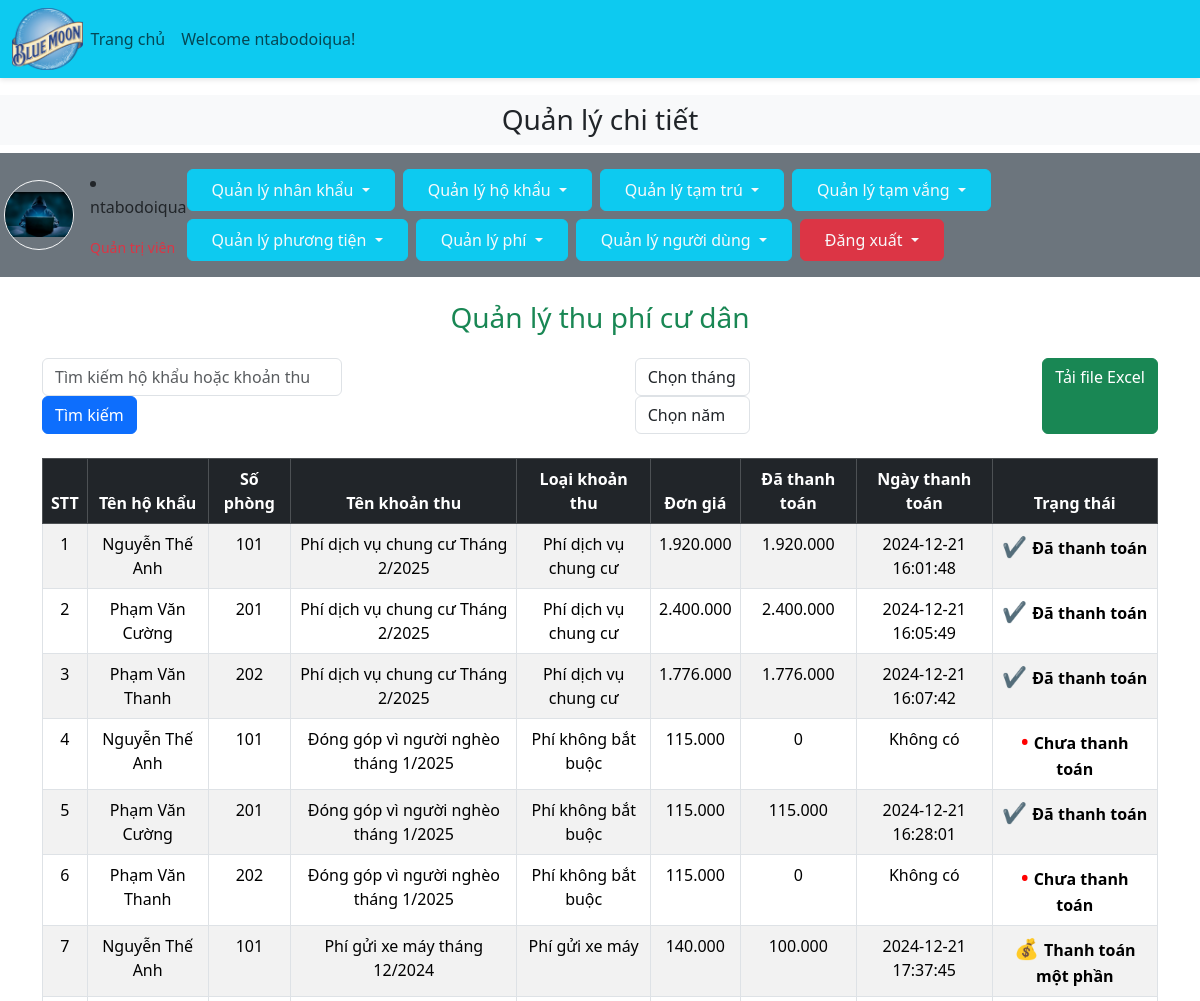
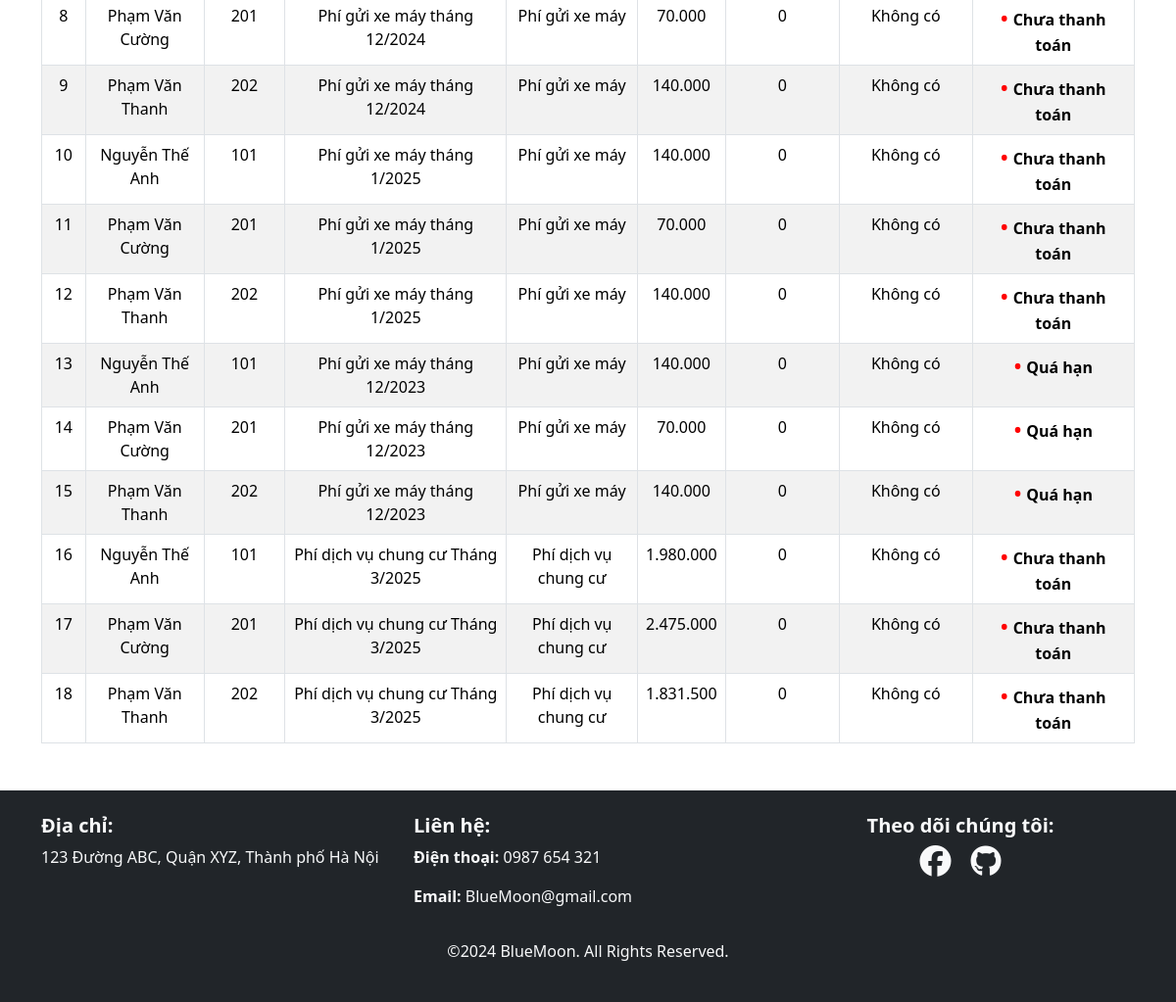
Before: /admin_area/index.php?statistic_payments (signed in) with the older database file (2 pictures, top to bottom).
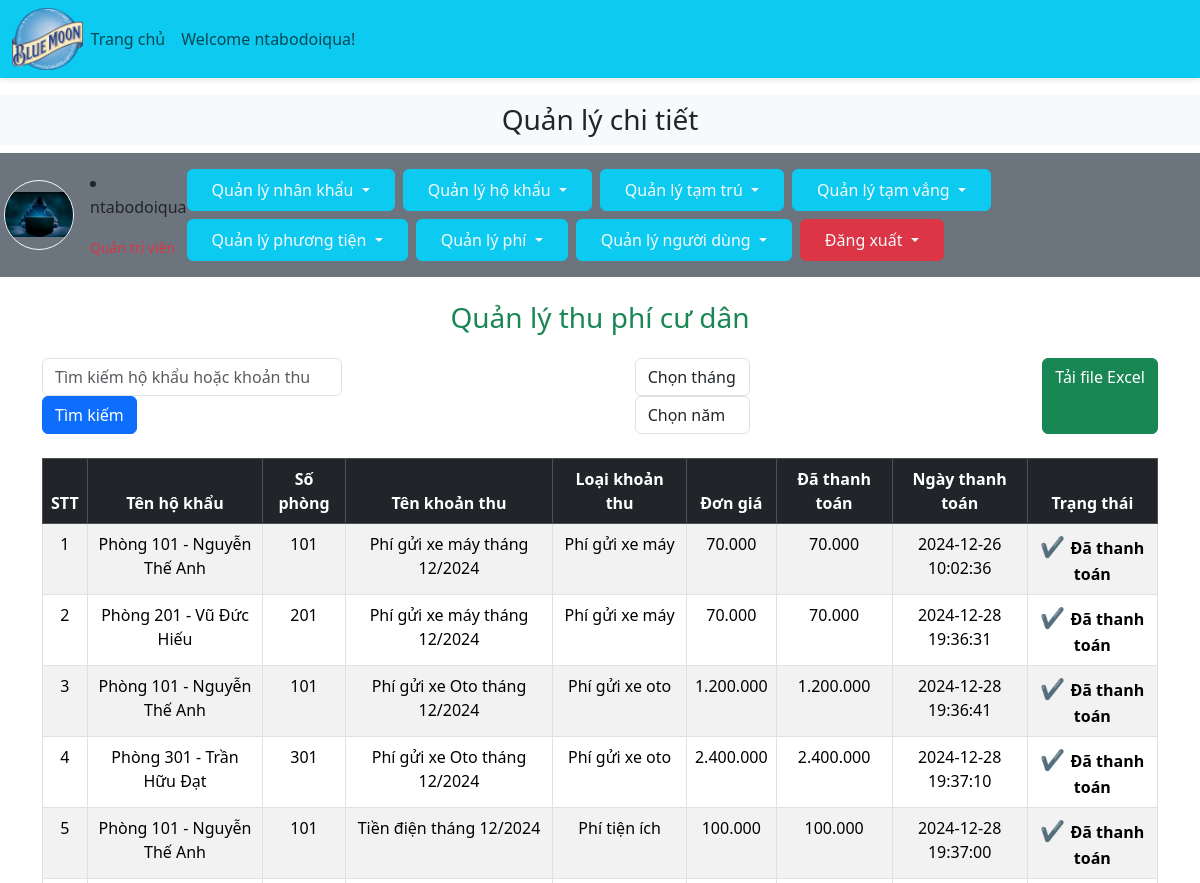
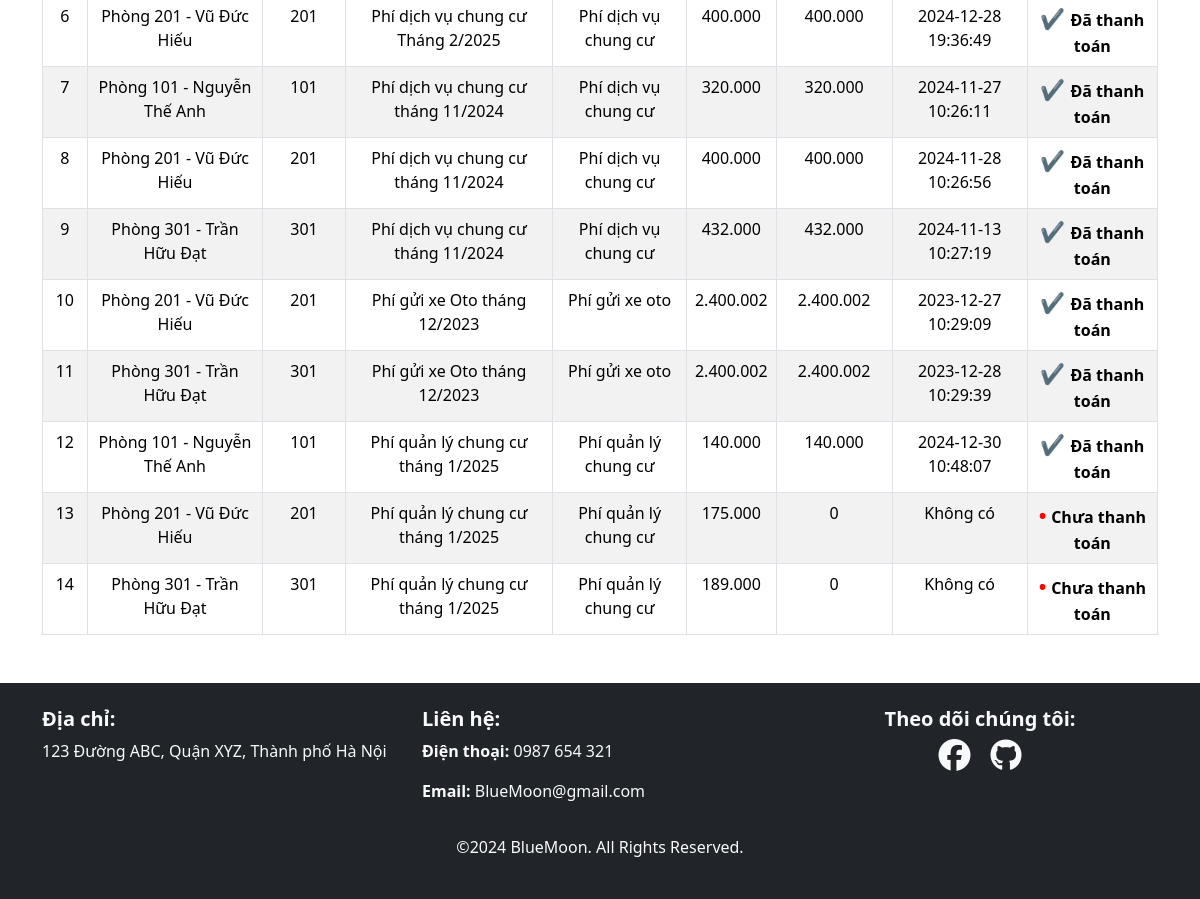
After: the same page with the newer database file (2 pictures, top to bottom).
### tables this page shows
CREATE TABLE `payments` (
  `payment_id` int(11) NOT NULL,
  `fee_id` int(11) NOT NULL,
  `apartment_id` int(11) NOT NULL,
  `amount_due` double NOT NULL,
  `amount_paid` double NOT NULL,
  `payment_date` datetime DEFAULT NULL,
  `status` varchar(50) NOT NULL
);

CREATE TABLE `apartments` (
  `apartment_id` int(11) NOT NULL,
  `apartment_name` varchar(50) NOT NULL,
  `apartment_num` int(11) NOT NULL,
  `apartment_area` int(11) NOT NULL,
  `owner_id` int(11) NOT NULL,
  `curr_living` int(11) NOT NULL,
  `is_left` tinyint(1) NOT NULL,
  `apartment_type` varchar(50) NOT NULL,
  `apartment_ngaylap` date DEFAULT NULL,
  `apartment_ngayroi` date DEFAULT NULL
);

CREATE TABLE `fees` (
  `fee_id` int(11) NOT NULL,
  `type_id` int(11) NOT NULL,
  `fee_additional_amount` int(11) NOT NULL,
  `fee_name` varchar(255) NOT NULL,
  `fee_image` varchar(255) NOT NULL,
  `fee_start_date` date NOT NULL,
  `fee_due_date` date NOT NULL
);

CREATE TABLE `type_fee` (
  `type_id` int(11) NOT NULL,
  `type_name` varchar(255) NOT NULL,
  `type_rate` int(11) NOT NULL
);

### admin_area/statistic_payments.php (the view, shortened to what this page needs)
<h3 class="text-center text-success my-4">Quản lý thu phí cư dân</h3>
<div class="d-flex justify-content-between mb-4">
    <form class="form-inline" method="GET" action="index.php">
        <input type="text" name="search" class="form-control mr-2" placeholder="Tìm kiếm hộ khẩu hoặc khoản thu" value="<?php echo isset($_GET['search']) ? $_GET['search'] : ''; ?>" style="width: 300px">
        <button type="submit" class="btn btn-primary">Tìm kiếm</button>
    </form>
    <form method="GET" action="index.php">
    <select name="month_filter" class="form-control" onchange="this.form.submit()">
        <option value="">Chọn tháng</option>
    </select>
    <select name="year_filter" class="form-control" onchange="this.form.submit()">
        <option value="">Chọn năm</option>
    </select>
</form>
<a href="export_payments.php" class="btn btn-success">Tải file Excel</a>
</div>
<table class="table table-bordered table-hover table-striped mt-3">
    <thead class="table-dark">
        <tr class="text-center">
            <th>STT</th>
            <th>Tên hộ khẩu</th>
            <th>Số phòng</th>
            <th>Tên khoản thu</th>
            <th>Loại khoản thu</th>
            <th>Đơn giá</th>
            <th>Đã thanh toán</th>
            <th>Ngày thanh toán</th>
            <th>Trạng thái</th>
        </tr>
    </thead>
    <tbody class="bg-secondary text-light">
        <?php
        $query_conditions = "";
        $get_payments="SELECT payments.*, apartments.apartment_name, apartments.apartment_num, fees.fee_name, fees.fee_due_date, type_fee.type_name
                        FROM payments
                        INNER JOIN apartments ON payments.apartment_id = apartments.apartment_id
                        INNER JOIN fees ON payments.fee_id = fees.fee_id
                        INNER JOIN type_fee ON fees.type_id = type_fee.type_id
                        WHERE 1=1 $query_conditions";
        $result=mysqli_query($con,$get_payments);
        $row_count=mysqli_num_rows($result);
        if($row_count==0){
            echo "<tr><td colspan='9' class='bg-danger text-center'>Không có dữ liệu phù hợp!</td></tr>";
        } else {
            $number = 0;
            while($row_data=mysqli_fetch_assoc($result)){
                $number++;
                $status = "";
                $due_date = $row_data['fee_due_date'];
                $amount_due = $row_data['amount_due'];
                $amount_paid = $row_data['amount_paid'];
                $payment_date = $amount_paid ? $row_data['payment_date'] : "Không có";
                if ($amount_paid == $amount_due) {
                    $status = "Đã thanh toán";
                    $status_class = "green";
                } else if (strtotime($due_date) < strtotime(date('Y-m-d'))) {
                    $status = "Quá hạn";
                    $status_class = "red";
                } else if ($amount_paid == 0){
                    $status = "Chưa thanh toán";
                    $status_class = "red";
                } else {
                    $status = "Thanh toán một phần";
                    $status_class = "yellow";
                }
        ?>
        <tr class="text-center">
            <td><?php echo $number; ?></td>
            <td><?php echo $row_data['apartment_name']; ?></td>
            <td><?php echo $row_data['apartment_num']; ?></td>
            <td><?php echo $row_data['fee_name']; ?></td>
            <td><?php echo $row_data['type_name']; ?></td>
            <td><?php echo number_format($amount_due,0,',','.'); ?></td>
            <td><?php echo number_format($amount_paid,0,',','.'); ?></td>
            <td><?php echo $payment_date; ?></td>
            <td class="<?php echo $status_class; ?>"><?php echo $status; ?></td>
        </tr>
        <?php
            }
        }
        ?>
    </tbody>
</table>

Changed rows visible on the page:
removed payments: apartment.apartment_name "Nguyễn Thế Anh", apartment.apartment_num "101", fee.fee_name "Phí dịch vụ chung cư Tháng 2/2025", type_fee.type_name "Phí dịch vụ chung cư", amount_due "1.920.000", amount_paid "1.920.000", payment_date "2024-12-21 16:01:48", status "Đã thanh toán"
removed payments: apartment.apartment_name "Phạm Văn Cường", apartment.apartment_num "201", fee.fee_name "Phí dịch vụ chung cư Tháng 2/2025", type_fee.type_name "Phí dịch vụ chung cư", amount_due "2.400.000", amount_paid "2.400.000", payment_date "2024-12-21 16:05:49", status "Đã thanh toán"
removed payments: apartment.apartment_name "Phạm Văn Thanh", apartment.apartment_num "202", fee.fee_name "Phí dịch vụ chung cư Tháng 2/2025", type_fee.type_name "Phí dịch vụ chung cư", amount_due "1.776.000", amount_paid "1.776.000", payment_date "2024-12-21 16:07:42", status "Đã thanh toán"
removed payments: apartment.apartment_name "Nguyễn Thế Anh", apartment.apartment_num "101", fee.fee_name "Đóng góp vì người nghèo tháng 1/2025", type_fee.type_name "Phí không bắt buộc", amount_due "115.000", amount_paid "0", amount_paid "Không có", amount_paid "Chưa thanh toán"
removed payments: apartment.apartment_name "Phạm Văn Cường", apartment.apartment_num "201", fee.fee_name "Đóng góp vì người nghèo tháng 1/2025", type_fee.type_name "Phí không bắt buộc", amount_due "115.000", amount_paid "115.000", payment_date "2024-12-21 16:28:01", status "Đã thanh toán"
removed payments: apartment.apartment_name "Nguyễn Thế Anh", apartment.apartment_num "101", fee.fee_name "Phí gửi xe máy tháng 12/2024", type_fee.type_name "Phí gửi xe máy", amount_due "140.000", amount_paid "100.000", payment_date "2024-12-21 17:37:45", amount_paid "Thanh toán một phần"
removed payments: apartment.apartment_name "Phạm Văn Thanh", apartment.apartment_num "202", fee.fee_name "Phí gửi xe máy tháng 12/2024", type_fee.type_name "Phí gửi xe máy", amount_due "140.000", amount_paid "0", amount_paid "Không có", amount_paid "Chưa thanh toán"
removed payments: apartment.apartment_name "Nguyễn Thế Anh", apartment.apartment_num "101", fee.fee_name "Phí gửi xe máy tháng 1/2025", type_fee.type_name "Phí gửi xe máy", amount_due "140.000", amount_paid "0", amount_paid "Không có", amount_paid "Chưa thanh toán"
removed payments: apartment.apartment_name "Phạm Văn Cường", apartment.apartment_num "201", fee.fee_name "Phí gửi xe máy tháng 1/2025", type_fee.type_name "Phí gửi xe máy", amount_due "70.000", amount_paid "0", amount_paid "Không có", amount_paid "Chưa thanh toán"
removed payments: apartment.apartment_name "Nguyễn Thế Anh", apartment.apartment_num "101", fee.fee_name "Phí gửi xe máy tháng 12/2023", type_fee.type_name "Phí gửi xe máy", amount_due "140.000", amount_paid "0", amount_paid "Không có", fee.fee_due_date "Quá hạn"
removed payments: apartment.apartment_name "Phạm Văn Thanh", apartment.apartment_num "202", fee.fee_name "Phí gửi xe máy tháng 12/2023", type_fee.type_name "Phí gửi xe máy", amount_due "140.000", amount_paid "0", amount_paid "Không có", fee.fee_due_date "Quá hạn"
removed payments: apartment.apartment_name "Nguyễn Thế Anh", apartment.apartment_num "101", fee.fee_name "Phí dịch vụ chung cư Tháng 3/2025", type_fee.type_name "Phí dịch vụ chung cư", amount_due "1.980.000", amount_paid "0", amount_paid "Không có", amount_paid "Chưa thanh toán"
removed payments: apartment.apartment_name "Phạm Văn Cường", apartment.apartment_num "201", fee.fee_name "Phí dịch vụ chung cư Tháng 3/2025", type_fee.type_name "Phí dịch vụ chung cư", amount_due "2.475.000", amount_paid "0", amount_paid "Không có", amount_paid "Chưa thanh toán"
removed payments: apartment.apartment_name "Phạm Văn Thanh", apartment.apartment_num "202", fee.fee_name "Phí dịch vụ chung cư Tháng 3/2025", type_fee.type_name "Phí dịch vụ chung cư", amount_due "1.831.500", amount_paid "0", amount_paid "Không có", amount_paid "Chưa thanh toán"
changed payments (number 1 of 14 on the later page): apartment.apartment_name "Phạm Văn Thanh" → "Phòng 101 - Nguyễn Thế Anh"; apartment.apartment_num "202" → "101"; fee.fee_name "Đóng góp vì người nghèo tháng 1/2025" → "Phí gửi xe máy tháng 12/2024"; type_fee.type_name "Phí không bắt buộc" → "Phí gửi xe máy"; amount_due "115.000" → "70.000"; amount_paid "0" → "70.000"; payment_date "Không có" → "2024-12-26 10:02:36"; status "Chưa thanh toán" → "Đã thanh toán"
added payments: apartment.apartment_name "Phòng 201 - Vũ Đức Hiếu", apartment.apartment_num "201", fee.fee_name "Phí gửi xe máy tháng 12/2024", type_fee.type_name "Phí gửi xe máy", amount_due "70.000", amount_paid "70.000", payment_date "2024-12-28 19:36:31", status "Đã thanh toán"
added payments: apartment.apartment_name "Phòng 101 - Nguyễn Thế Anh", apartment.apartment_num "101", fee.fee_name "Phí gửi xe Oto tháng 12/2024", type_fee.type_name "Phí gửi xe oto", amount_due "1.200.000", amount_paid "1.200.000", payment_date "2024-12-28 19:36:41", status "Đã thanh toán"
changed payments (number 4 of 14 on the later page): apartment.apartment_name "Phạm Văn Cường" → "Phòng 301 - Trần Hữu Đạt"; apartment.apartment_num "201" → "301"; fee.fee_name "Phí gửi xe máy tháng 12/2024" → "Phí gửi xe Oto tháng 12/2024"; type_fee.type_name "Phí gửi xe máy" → "Phí gửi xe oto"; amount_due "70.000" → "2.400.000"; amount_paid "0" → "2.400.000"; payment_date "Không có" → "2024-12-28 19:37:10"; status "Chưa thanh toán" → "Đã thanh toán"
changed payments: apartment.apartment_name "Phạm Văn Thanh" → "Phòng 101 - Nguyễn Thế Anh"; apartment.apartment_num "202" → "101"; fee.fee_name "Phí gửi xe máy tháng 1/2025" → "Tiền điện tháng 12/2024"; type_fee.type_name "Phí gửi xe máy" → "Phí tiện ích"; amount_due "140.000" → "100.000"; amount_paid "0" → "100.000"; payment_date "Không có" → "2024-12-28 19:37:00"; status "Chưa thanh toán" → "Đã thanh toán"
changed payments: apartment.apartment_name "Phạm Văn Cường" → "Phòng 201 - Vũ Đức Hiếu"; fee.fee_name "Phí gửi xe máy tháng 12/2023" → "Phí dịch vụ chung cư Tháng 2/2025"; type_fee.type_name "Phí gửi xe máy" → "Phí dịch vụ chung cư"; amount_due "70.000" → "400.000"; amount_paid "0" → "400.000"; payment_date "Không có" → "2024-12-28 19:36:49"; fee_id 20 → 9 (drawn); status "Quá hạn" → "Đã thanh toán"
added payments: apartment.apartment_name "Phòng 101 - Nguyễn Thế Anh", apartment.apartment_num "101", fee.fee_name "Phí dịch vụ chung cư tháng 11/2024", type_fee.type_name "Phí dịch vụ chung cư", amount_due "320.000", amount_paid "320.000", payment_date "2024-11-27 10:26:11", status "Đã thanh toán"
added payments: apartment.apartment_name "Phòng 201 - Vũ Đức Hiếu", apartment.apartment_num "201", fee.fee_name "Phí dịch vụ chung cư tháng 11/2024", type_fee.type_name "Phí dịch vụ chung cư", amount_due "400.000", amount_paid "400.000", payment_date "2024-11-28 10:26:56", status "Đã thanh toán"
added payments: apartment.apartment_name "Phòng 301 - Trần Hữu Đạt", apartment.apartment_num "301", fee.fee_name "Phí dịch vụ chung cư tháng 11/2024", type_fee.type_name "Phí dịch vụ chung cư", amount_due "432.000", amount_paid "432.000", payment_date "2024-11-13 10:27:19", status "Đã thanh toán"
added payments: apartment.apartment_name "Phòng 201 - Vũ Đức Hiếu", apartment.apartment_num "201", fee.fee_name "Phí gửi xe Oto tháng 12/2023", type_fee.type_name "Phí gửi xe oto", amount_due "2.400.002", amount_paid "2.400.002", payment_date "2023-12-27 10:29:09", status "Đã thanh toán"
added payments: apartment.apartment_name "Phòng 301 - Trần Hữu Đạt", apartment.apartment_num "301", fee.fee_name "Phí gửi xe Oto tháng 12/2023", type_fee.type_name "Phí gửi xe oto", amount_due "2.400.002", amount_paid "2.400.002", payment_date "2023-12-28 10:29:39", status "Đã thanh toán"
added payments: apartment.apartment_name "Phòng 101 - Nguyễn Thế Anh", apartment.apartment_num "101", fee.fee_name "Phí quản lý chung cư tháng 1/2025", type_fee.type_name "Phí quản lý chung cư", amount_due "140.000", amount_paid "140.000", payment_date "2024-12-30 10:48:07", status "Đã thanh toán"
added payments: apartment.apartment_name "Phòng 201 - Vũ Đức Hiếu", apartment.apartment_num "201", fee.fee_name "Phí quản lý chung cư tháng 1/2025", type_fee.type_name "Phí quản lý chung cư", amount_due "175.000", amount_paid "0", amount_paid "Không có", amount_paid "Chưa thanh toán"
added payments: apartment.apartment_name "Phòng 301 - Trần Hữu Đạt", apartment.apartment_num "301", fee.fee_name "Phí quản lý chung cư tháng 1/2025", type_fee.type_name "Phí quản lý chung cư", amount_due "189.000", amount_paid "0", amount_paid "Không có", amount_paid "Chưa thanh toán"
